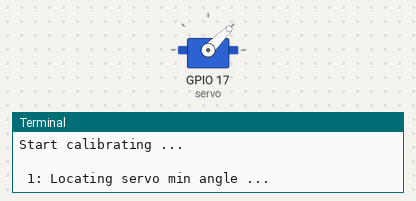
The program below on a simulated Raspberry Pi (BCM pin numbers). Parts: servo, the last lines printed to the terminal. Servo angles are drawn from the pulse width (0.5 ms = 0°, 2.5 ms = 180°). At 12.0 s the program stops and its outputs stay as they are.

Above: at 0.05 s.
At 2.05 s:
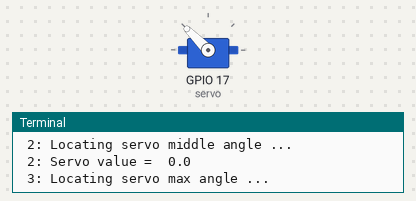
At 4.0 s:
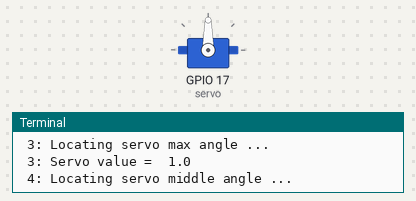
Timing chart, 0 to 5.2 s (numbered marks = the images above):
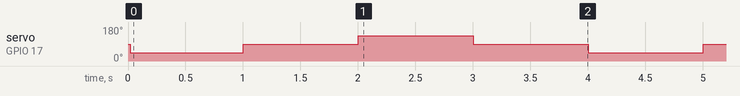

Measured:
- by itself, servo on GPIO 17 (servo): repeats every 4.0 s: 90° 1.0 s, 135° 1.0 s, 90° 1.0 s, 45° 1.0 s

The program:

servo_cali.py
```python
# servo_cali.py
# 서보 암을 중앙 방향으로 부착합니다.

from gpiozero import Servo
from gpiozero.pins.pigpio import PiGPIOFactory
from time import sleep

servo = Servo(17, pin_factory=PiGPIOFactory())

duration = 1

print( "Start calibrating ...\n" )

count = 0
for _ in range( 3 ) :
    count += 1
    print( f"{count:2d}: Locating servo min angle ..." )
    servo.min()
    sleep( duration )
    print( f"{count:2d}: Servo value = {servo.value:4.1f}" )

    count += 1
    print( f"{count:2d}: Locating servo middle angle ..." )
    servo.mid()
    sleep( duration )
    print( f"{count:2d}: Servo value = {servo.value:4.1f}" )

    count += 1
    print( f"{count:2d}: Locating servo max angle ..." )
    servo.max()
    sleep( duration )
    print( f"{count:2d}: Servo value = {servo.value:4.1f}" )

    count += 1
    print( f"{count:2d}: Locating servo middle angle ..." )
    servo.mid()
    sleep( duration )
    print( f"{count:2d}: Servo value = {servo.value:4.1f}" )
pass

print( "\nAttach the servo arm at 90 degree!" )
```
